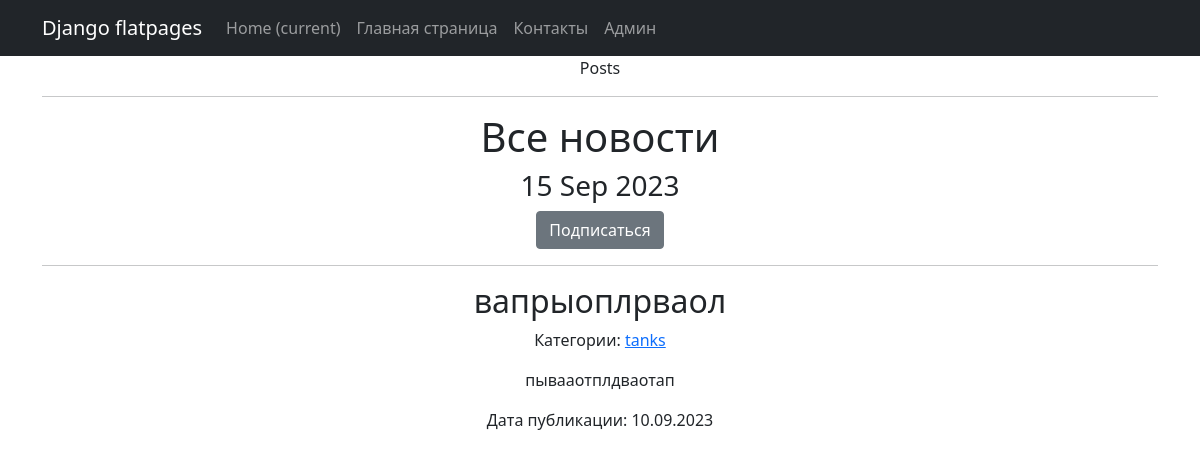
Page /categories/5 on the committed database.
### simpleapp/models.py (models this page shows, shortened)
class Post(models.Model):
    tanks = 'TNK'
    hils = 'HIL'
    dd = 'DD'
    merchants = 'MCH'
    guild_masters = 'GMA'
    quest_givers = 'QMA'
    blacksmiths = 'BLM'
    tanners = 'TAN'
    potion_makers = 'PMK'
    spell_masters = 'SMA'
    CATEGORY_CHOICES = (
        (tanks, 'Танки'),
        (hils, 'Хилы'),
        (dd, 'ДД'),
        (merchants, 'Торговцы'),
        (guild_masters, 'Гилдмастеры'),
        (quest_givers, 'Квестгиверы'),
        (blacksmiths, 'Кузнецы'),
        (tanners, 'Кожевники'),
        (potion_makers, 'Зельевары'),
        (spell_masters, 'Мастера заклинаний'),
    )
    type_post = models.CharField(max_length=20, choices=CATEGORY_CHOICES)
    pub_date = models.DateTimeField(auto_now_add=True)
    author = models.ForeignKey(Author, on_delete=models.CASCADE)
    name = models.CharField(
        max_length=50,
        unique=True,
    )
    description = models.TextField()
    category = models.ManyToManyField(
        Category,
        through='PostCategory',
        related_name='PostCategory',
    )
    rating = models.FloatField(
        validators=[MinValueValidator(0.0)], default=0.0
    )
    user = models.ForeignKey(User, on_delete=models.CASCADE, null=True)

class Category(models.Model):
    name = models.CharField(max_length=100, unique=True)
    subscribers = models.ManyToManyField(User, related_name='subscriptions')

### simpleapp/views.py (the view)
# urls.py: path('categories/<int:pk>', CategoryListView.as_view(), name='category_list'),
class CategoryListView(ListView):
    model = Post
    template_name = 'category_list.html'
    context_object_name = 'category_news_list'
    def get_queryset(self):
        self.category = get_object_or_404(Category, id=self.kwargs['pk'])
        queryset = Post.objects.filter(category=self.category).order_by('-pub_date')
        return queryset
    def get_context_data(self, **kwargs):
        context = super().get_context_data(**kwargs)
        context['is_not_subscriber'] = self.request.user not in self.category.subscribers.all()
        context['category'] = self.category
        return context

### simpleapp/templatetags/censor.py (called while the page is built)
def censor(value):
    bad_words = ["капуста"]
    for word in bad_words:
        value = value.replace(word, '*' * len(word))
    return value

### simpleapp/templatetags/custom_tags.py (called while the page is built)
@register.simple_tag()
def current_time(format_string='%b %d %Y'):
   return datetime.utcnow().strftime(format_string)

### templates/category_list.html (shortened to what this page needs)
{% extends 'flatpages/default.html' %}
{% block title %}
Posts
{% endblock title %}
{% block content %}
   <h1>Все новости</h1>
   <h3>{% load custom_tags %}</h3>
   <h3>{% load censor %}</h3>
   <h3>{% current_time '%d %b %Y' %}</h3>
   {% if is_not_subscriber %}
       <p class="text-center"><a href="{% url 'subscribe' category.id %}" class="btn btn-secondary btn-sn">Подписаться</a></p>
   {% endif %}
   <hr>
   {% if category_news_list %}
       {% for post in category_news_list %}
           <h2>{{ post.name }}</h2>
            <p>Категории:
            {% for category in post.category.all %}
               <a href="{% url 'category_list' category.id %}">{{ category.name }}</a>
            {% endfor %}
           </p>
           <p>{{ post.description|truncatechars:20|censor }}</p>
           <p>Дата публикации: {{ post.pub_date|date:'d.m.Y' }}</p>
       {% endfor %}
   {% else %}
       {% for category in categories %}
           <a href="{% url 'category_list' post.category.id %}">{{ post.category.name }}</a>
       {% endfor %}
       <h2>Новостей нет!</h2>
   {% endif %}
{% endblock content %}

### rows in the picture
Post: name "вапрыоплрваол", description|censor "пывааотплдваотап", pub_date "10.09.2023"
Category: name "tanks"
